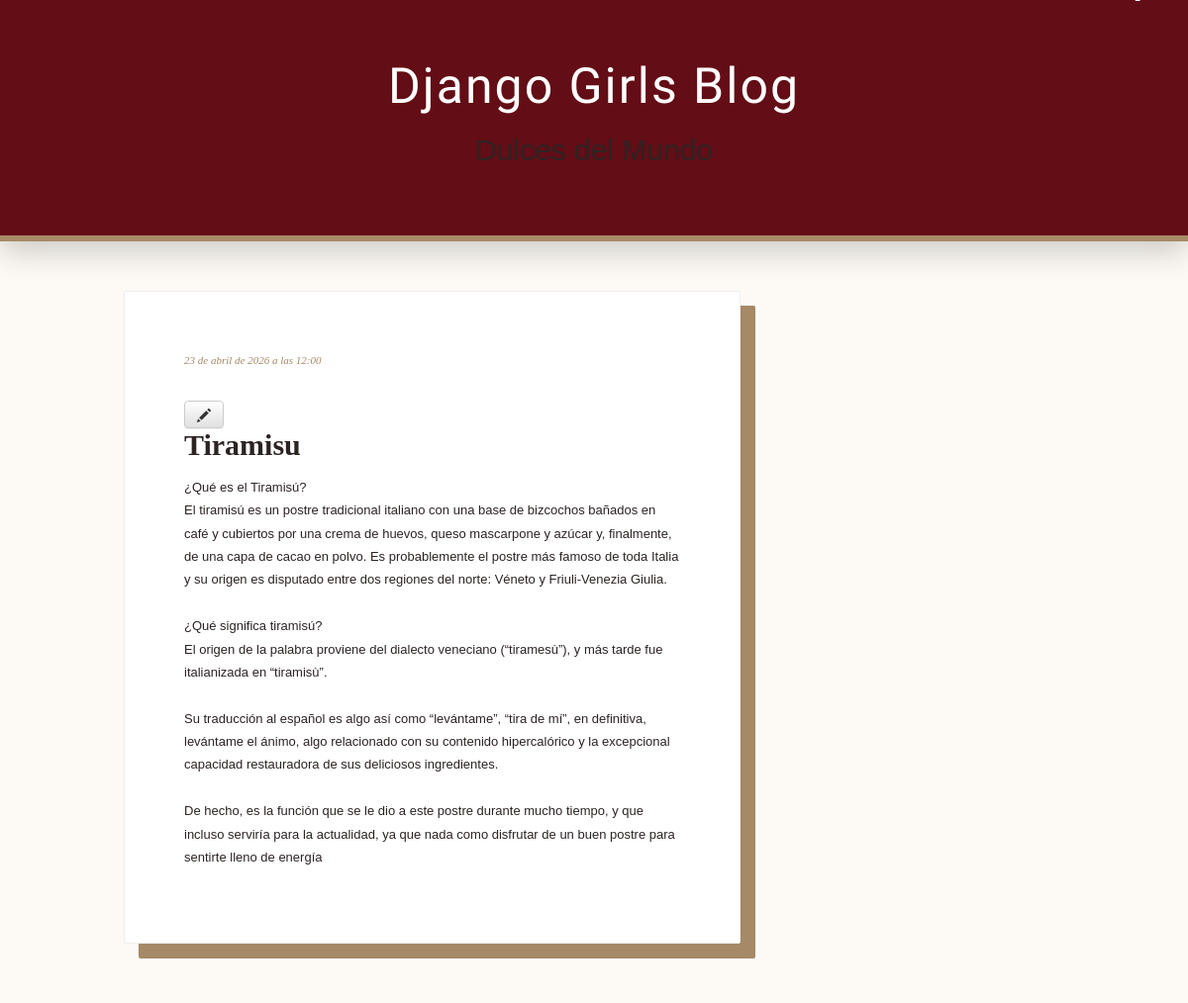
The app's page /post/1/ with its own data.
### blog/models.py (models this page shows, shortened)
class Post(models.Model):
    author = models.ForeignKey(settings.AUTH_USER_MODEL, on_delete=models.CASCADE)
    title = models.CharField(max_length=200)
    text = models.TextField()
    created_date = models.DateTimeField(
            default=timezone.now)
    published_date = models.DateTimeField(
            blank=True, null=True)

### blog/views.py (the view)
# urls.py: path('post/<int:pk>/', views.post_detail, name='post_detail'),
def post_detail(request, pk):
    post = get_object_or_404(Post, pk=pk)
    return render(request, 'blog/post_detail.html', {'post': post})

### blog/templates/blog/post_detail.html
{% extends 'blog/base.html' %}
{% block content %}
    <div class="post">
        {% if post.published_date %}
            <div class="date">
                {{ post.published_date }}
            </div>
        {% endif %}
        <a class="btn btn-default" href="{% url 'post_edit' pk=post.pk %}"><span class="glyphicon glyphicon-pencil"></span></a>
        <h2>{{ post.title }}</h2>
        <p>{{ post.text|linebreaksbr }}</p>
    </div>
{% endblock %}

### blog/static/css/blog.css (style rules this page uses)
:root { --vinotinto: #630d16; --oro: #a68966; --crema: #fdfaf5; --texto: #2d2323; --white: #ffffff; --sombra: rgba(99, 13, 22, 0.1); }
body,html { background-color: var(--crema); font-family: 'Poppins', sans-serif; color: var(--texto); margin: 0; padding: 0; line-height: 1.8; }
.post { background: var(--white); margin-bottom: 60px; padding: 60px; border-radius: 2px; box-shadow: 15px 15px 0px var(--oro); border: 1px solid #eee; transition: all 0.3s ease; }
.post h2 { margin: 0 0 15px 0; font-family: 'Playfair Display', serif; font-size: 3rem; font-weight: 900; line-height: 1.1; }
.date { color: var(--oro); font-family: 'Playfair Display', serif; font-style: italic; font-size: 1.1rem; display: block; margin-bottom: 30px; text-transform: lowercase; }
.post p { font-size: 1.3rem; color: var(--texto); text-align: left; margin-bottom: 1.5rem; }

### records on screen
Post: published_date "23 de abril de 2026 a las 12:00", title "Tiramisu", text "¿Qué es el Tiramisú? El tiramisú es un postre tradicional italiano con una base de bizcochos bañados en café y cubiertos por una crema de huevos, queso mascarpone y azúcar y, finalmente, de una capa de cacao en polvo. Es probablemente el postre más famoso de toda Italia y su origen es disputado entre dos regiones del norte: Véneto y Friuli-Venezia Giulia. ¿Qué significa tiramisú? El origen de la palabra proviene del dialecto veneciano (“tiramesù”), y más tarde fue italianizada en “tiramisù”. Su traducción al español es algo así como “levántame”, “tira de mí”, en definitiva, levántame el ánimo, algo relacionado con su contenido hipercalórico y la excepcional capacidad restauradora de sus…"
